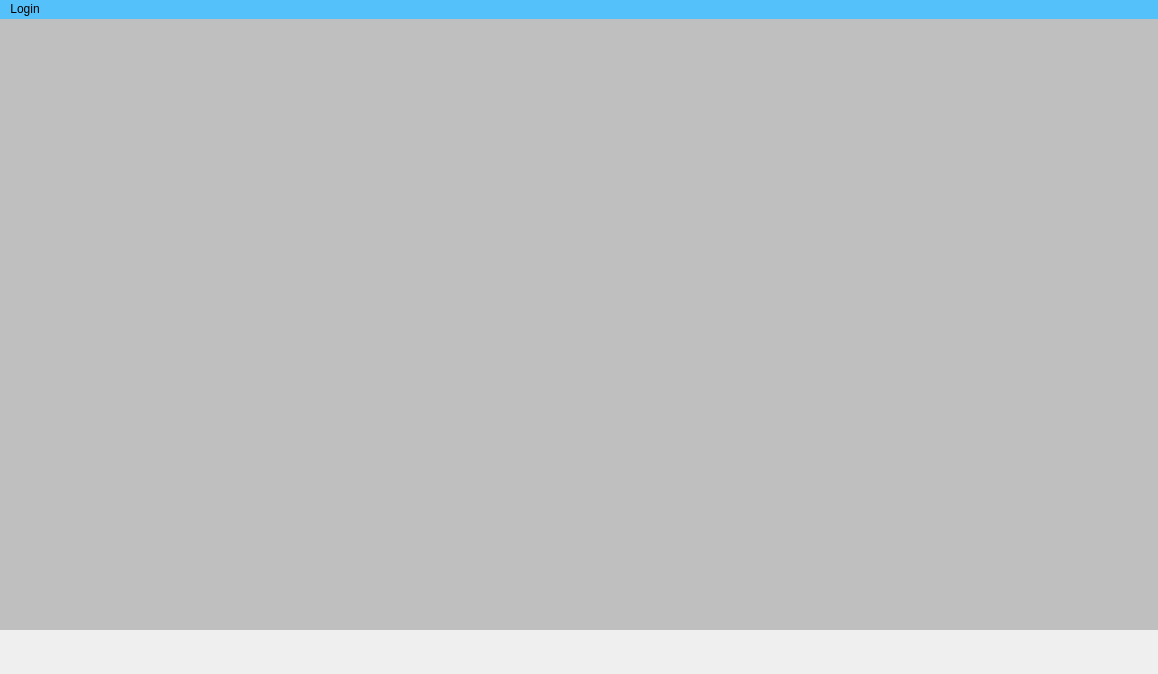
<?xml version="1.0" encoding="UTF-8"?>
<ui version="4.0">
 <class>mdiWindow</class>
 <widget class="QMainWindow" name="mdiWindow">
  <property name="geometry">
   <rect>
    <x>0</x>
    <y>0</y>
    <width>1158</width>
    <height>674</height>
   </rect>
  </property>
  <property name="sizePolicy">
   <sizepolicy hsizetype="Preferred" vsizetype="Preferred">
    <horstretch>0</horstretch>
    <verstretch>0</verstretch>
   </sizepolicy>
  </property>
  <property name="windowTitle">
   <string>Tres Patitos S.A</string>
  </property>
  <property name="windowIcon">
   <iconset>
    <normaloff>../res/iconMDI.png</normaloff>../res/iconMDI.png</iconset>
  </property>
  <property name="iconSize">
   <size>
    <width>34</width>
    <height>34</height>
   </size>
  </property>
  <property name="tabShape">
   <enum>QTabWidget::Rounded</enum>
  </property>
  <widget class="QWidget" name="centralwidget">
   <widget class="QMdiArea" name="mdiArea">
    <property name="enabled">
     <bool>true</bool>
    </property>
    <property name="geometry">
     <rect>
      <x>0</x>
      <y>0</y>
      <width>1161</width>
      <height>611</height>
     </rect>
    </property>
    <property name="sizePolicy">
     <sizepolicy hsizetype="Preferred" vsizetype="Preferred">
      <horstretch>0</horstretch>
      <verstretch>0</verstretch>
     </sizepolicy>
    </property>
    <property name="mouseTracking">
     <bool>false</bool>
    </property>
    <property name="contextMenuPolicy">
     <enum>Qt::DefaultContextMenu</enum>
    </property>
    <property name="acceptDrops">
     <bool>true</bool>
    </property>
    <property name="autoFillBackground">
     <bool>false</bool>
    </property>
    <property name="styleSheet">
     <string notr="true">background-color: rgb(71, 145, 140);</string>
    </property>
    <property name="frameShape">
     <enum>QFrame::NoFrame</enum>
    </property>
    <property name="verticalScrollBarPolicy">
     <enum>Qt::ScrollBarAsNeeded</enum>
    </property>
    <property name="horizontalScrollBarPolicy">
     <enum>Qt::ScrollBarAsNeeded</enum>
    </property>
    <property name="sizeAdjustPolicy">
     <enum>QAbstractScrollArea::AdjustToContentsOnFirstShow</enum>
    </property>
    <property name="background">
     <brush brushstyle="SolidPattern">
      <color alpha="255">
       <red>191</red>
       <green>191</green>
       <blue>191</blue>
      </color>
     </brush>
    </property>
    <property name="viewMode">
     <enum>QMdiArea::SubWindowView</enum>
    </property>
   </widget>
   <widget class="QLabel" name="label">
    <property name="geometry">
     <rect>
      <x>950</x>
      <y>520</y>
      <width>91</width>
      <height>71</height>
     </rect>
    </property>
    <property name="text">
     <string/>
    </property>
    <property name="pixmap">
     <pixmap>../res/iconMDI.png</pixmap>
    </property>
    <property name="scaledContents">
     <bool>true</bool>
    </property>
   </widget>
   <widget class="QLabel" name="label_2">
    <property name="geometry">
     <rect>
      <x>850</x>
      <y>520</y>
      <width>91</width>
      <height>71</height>
     </rect>
    </property>
    <property name="text">
     <string/>
    </property>
    <property name="pixmap">
     <pixmap>../res/iconMDI.png</pixmap>
    </property>
    <property name="scaledContents">
     <bool>true</bool>
    </property>
   </widget>
   <widget class="QLabel" name="label_3">
    <property name="geometry">
     <rect>
      <x>1050</x>
      <y>520</y>
      <width>91</width>
      <height>71</height>
     </rect>
    </property>
    <property name="text">
     <string/>
    </property>
    <property name="pixmap">
     <pixmap>../res/iconMDI.png</pixmap>
    </property>
    <property name="scaledContents">
     <bool>true</bool>
    </property>
   </widget>
  </widget>
  <widget class="QMenuBar" name="menubar">
   <property name="geometry">
    <rect>
     <x>0</x>
     <y>0</y>
     <width>1158</width>
     <height>22</height>
    </rect>
   </property>
   <property name="styleSheet">
    <string notr="true">background-color:rgb(85, 193, 250);</string>
   </property>
   <property name="defaultUp">
    <bool>false</bool>
   </property>
   <widget class="QMenu" name="menuMain">
    <property name="focusPolicy">
     <enum>Qt::TabFocus</enum>
    </property>
    <property name="title">
     <string>Login</string>
    </property>
    <property name="icon">
     <iconset>
      <normaloff>../res/iconMenu.png</normaloff>../res/iconMenu.png</iconset>
    </property>
    <widget class="QMenu" name="menuBienes">
     <property name="geometry">
      <rect>
       <x>796</x>
       <y>218</y>
       <width>170</width>
       <height>137</height>
      </rect>
     </property>
     <property name="font">
      <font>
       <family>Segoe UI Semibold</family>
       <pointsize>12</pointsize>
       <weight>75</weight>
       <bold>true</bold>
      </font>
     </property>
     <property name="focusPolicy">
      <enum>Qt::TabFocus</enum>
     </property>
     <property name="title">
      <string>Bienes</string>
     </property>
     <property name="icon">
      <iconset>
       <normaloff>../res/icons8-assets-64.png</normaloff>../res/icons8-assets-64.png</iconset>
     </property>
     <addaction name="mniRegistrarBienes"/>
     <addaction name="mnuAsignar"/>
     <addaction name="mnuDesligar"/>
    </widget>
    <widget class="QMenu" name="menuReportes">
     <property name="title">
      <string>Reportes</string>
     </property>
     <addaction name="submnuBienesAsignados"/>
     <addaction name="submnuBienes_no_Asignados"/>
    </widget>
    <addaction name="separator"/>
    <addaction name="mniUsuarios"/>
    <addaction name="mniEmpleados"/>
    <addaction name="mniDepartamentos"/>
    <addaction name="menuBienes"/>
    <addaction name="menuReportes"/>
    <addaction name="separator"/>
    <addaction name="btn_logout"/>
    <addaction name="separator"/>
   </widget>
   <widget class="QMenu" name="menuHelp">
    <property name="tearOffEnabled">
     <bool>false</bool>
    </property>
    <property name="title">
     <string/>
    </property>
    <property name="icon">
     <iconset>
      <normaloff>../res/iconHelp.png</normaloff>../res/iconHelp.png</iconset>
    </property>
   </widget>
   <addaction name="menuMain"/>
   <addaction name="menuHelp"/>
  </widget>
  <action name="mniUsuarios">
   <property name="icon">
    <iconset>
     <normaloff>../res/iconMenuUsers.png</normaloff>../res/iconMenuUsers.png</iconset>
   </property>
   <property name="text">
    <string>Usuarios</string>
   </property>
   <property name="font">
    <font>
     <family>Segoe UI Semibold</family>
     <pointsize>12</pointsize>
     <weight>75</weight>
     <bold>true</bold>
    </font>
   </property>
   <property name="shortcutContext">
    <enum>Qt::WindowShortcut</enum>
   </property>
  </action>
  <action name="mniEmpleados">
   <property name="icon">
    <iconset>
     <normaloff>../res/IconMenuEmpleados.png</normaloff>../res/IconMenuEmpleados.png</iconset>
   </property>
   <property name="text">
    <string>Empleados</string>
   </property>
   <property name="font">
    <font>
     <family>Segoe UI Semibold</family>
     <pointsize>12</pointsize>
     <weight>75</weight>
     <bold>true</bold>
    </font>
   </property>
  </action>
  <action name="mniDepartamentos">
   <property name="icon">
    <iconset>
     <normaloff>../res/iconMenuDepartamentos.png</normaloff>../res/iconMenuDepartamentos.png</iconset>
   </property>
   <property name="text">
    <string>Departamentos</string>
   </property>
   <property name="font">
    <font>
     <family>Segoe UI Semibold</family>
     <pointsize>12</pointsize>
     <weight>75</weight>
     <bold>true</bold>
    </font>
   </property>
  </action>
  <action name="mniAsignar">
   <property name="text">
    <string>Asignar</string>
   </property>
  </action>
  <action name="mniDesligar">
   <property name="text">
    <string>Desligar</string>
   </property>
  </action>
  <action name="btn_logout">
   <property name="icon">
    <iconset>
     <normaloff>../res/iconLogout.png</normaloff>../res/iconLogout.png</iconset>
   </property>
   <property name="text">
    <string>Log out</string>
   </property>
   <property name="font">
    <font>
     <family>Segoe UI Semibold</family>
     <pointsize>12</pointsize>
     <weight>75</weight>
     <bold>true</bold>
    </font>
   </property>
  </action>
  <action name="mniRegistrarBienes">
   <property name="icon">
    <iconset>
     <normaloff>../res/iconMenuRegistrar.png</normaloff>../res/iconMenuRegistrar.png</iconset>
   </property>
   <property name="text">
    <string>Registrar</string>
   </property>
  </action>
  <action name="mnuAsignar">
   <property name="icon">
    <iconset>
     <normaloff>../res/iconAsignar.png</normaloff>../res/iconAsignar.png</iconset>
   </property>
   <property name="text">
    <string>Asignar</string>
   </property>
  </action>
  <action name="mnuDesligar">
   <property name="icon">
    <iconset>
     <normaloff>../res/iconDesligar.png</normaloff>../res/iconDesligar.png</iconset>
   </property>
   <property name="text">
    <string>Desligar</string>
   </property>
  </action>
  <action name="submnuBienesAsignados">
   <property name="text">
    <string>Bienes Asignados</string>
   </property>
  </action>
  <action name="submnuBienes_no_Asignados">
   <property name="text">
    <string>Bienes no Asignados</string>
   </property>
  </action>
 </widget>
 <resources/>
 <connections/>
</ui>
